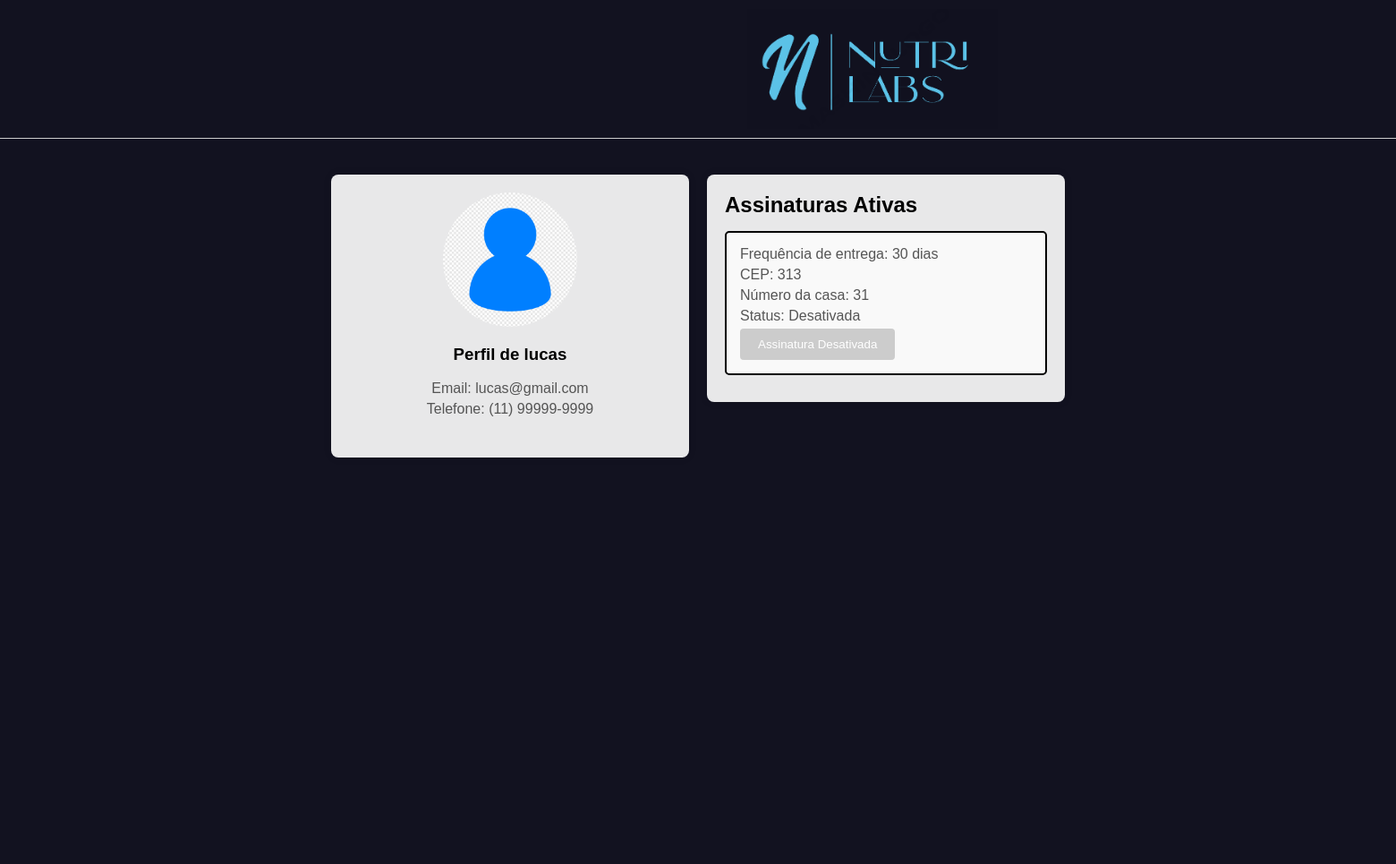
Before: /perfil (signed in) with the older database file.
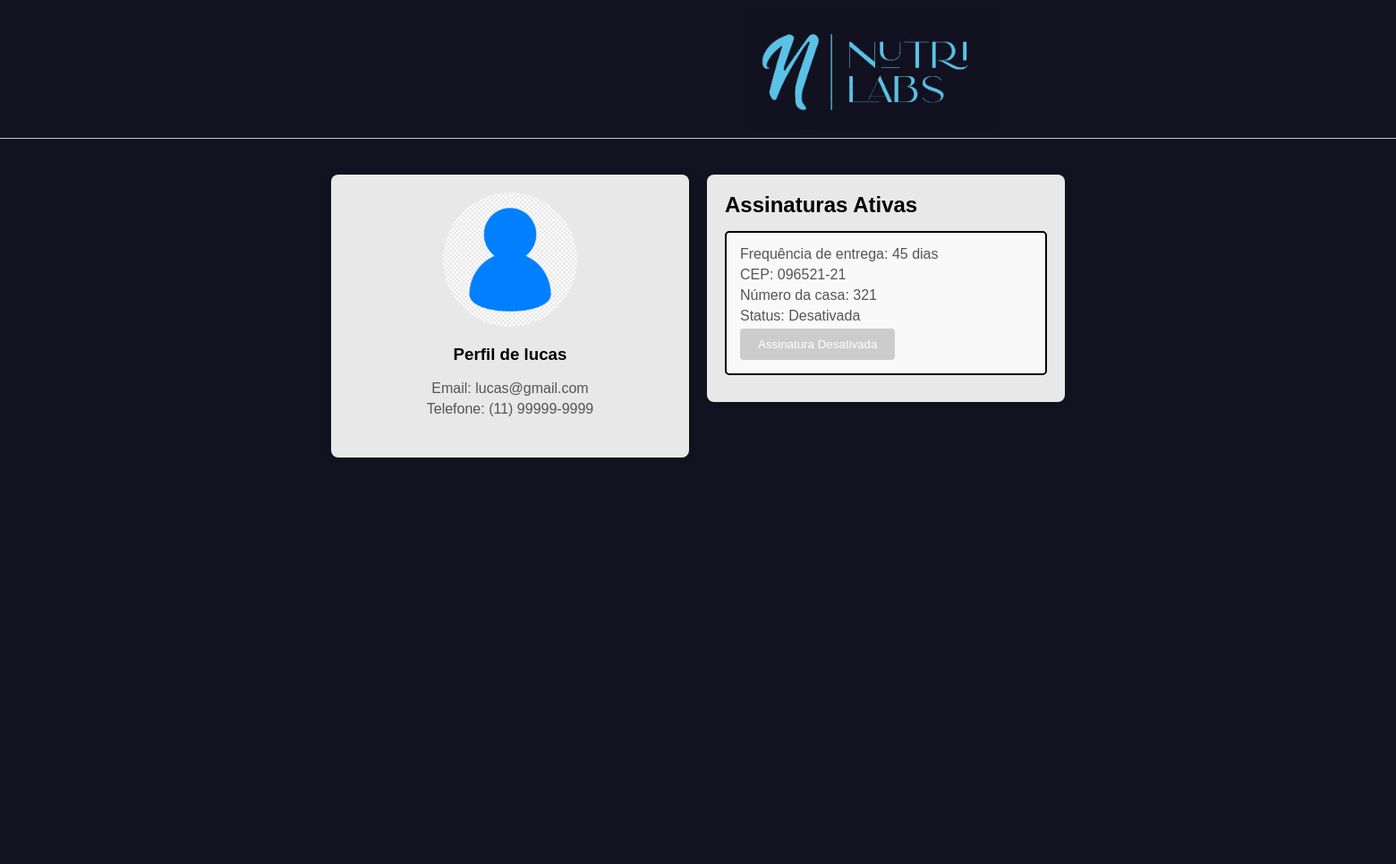
After: the same page with the newer database file.
### app.py (models this page shows)
class Subscription(db.Model):
    id = db.Column(db.Integer, primary_key=True)
    user_id = db.Column(db.Integer, db.ForeignKey('user.id'), nullable=False)
    cart_id = db.Column(db.Integer, db.ForeignKey('cart.id'), nullable=False)
    frequency_days = db.Column(db.Integer, nullable=False)
    zip_code = db.Column(db.String(20), nullable=False)
    house_number = db.Column(db.String(20), nullable=False)
    created_at = db.Column(db.DateTime, default=datetime.utcnow)
    is_active = db.Column(db.Boolean, default=True)
    user = db.relationship('User', backref=db.backref('subscriptions', lazy=True))
    cart = db.relationship('Cart', backref=db.backref('subscriptions', lazy=True))

### app.py (the view)
@app.route('/perfil')
def perfil():
    if 'user_id' not in session:
        return redirect(url_for('login'))
    user_id = session['user_id']
    user = User.query.get(user_id)
    subscriptions = Subscription.query.filter_by(user_id=user_id).all()
    return render_template('perfil.html', user=user, subscriptions=subscriptions)

### templates/perfil.html (shortened to what this page needs)
<!DOCTYPE html>
<html lang="en">
<head>
    <link rel="stylesheet" href="https://cdn.jsdelivr.net/npm/sweetalert2@11/dist/sweetalert2.min.css">
    <link rel="stylesheet" href="{{ url_for('static', filename='css/style.css') }}">
</head>
<body>
    <header>
        <a href="{{ url_for('home') }}">
            <img src="{{ url_for('static', filename='images/nutrilabs.png') }}" alt="Logo da Loja Online" id="logo">
        </a>
    </header>
    <section id="cart">
        <section id="profile">
            <div class="wrapper">
                <div class="container">
                    <div class="profile">
        <img src="{{ url_for('static', filename='images/login.png') }}" alt="Foto de Perfil" class="profile-pic">
                    <div class="profile-info">
                        <h1>Perfil de {{ user.username }}</h1>
                        <br>
                        <p>Email: {{ user.email }}</p>
                        <p>Telefone: {{ user.phone }}</p>
                    </div>
                </div>
            </div>
            <div class="container">
                <div class="subscriptions">
        <h2>Assinaturas Ativas</h2>
        {% if subscriptions %}
            {% for subscription in subscriptions %}
                <div class="subscription">
                    <p>Frequência de entrega: {{ subscription.frequency_days }} dias</p>
                    <p>CEP: {{ subscription.zip_code }}</p>
                    <p>Número da casa: {{ subscription.house_number }}</p>
                    <p>Status: {{ 'Ativa' if subscription.is_active else 'Desativada' }}</p>
                   {% if subscription.is_active %}
                        <form action="{{ url_for('deactivate_subscription', subscription_id=subscription.id) }}" method="post" style="display:inline;" onsubmit="confirmDeactivation(event, this)">
                            <button type="submit" class="deactivate-button">Desativar Assinatura</button>
                        </form>
                    {% else %}
                        <button class="deactivate-button" disabled>Assinatura Desativada</button>
                    {% endif %}
                </div>
            {% endfor %}
        {% else %}
            <p>Você não possui assinaturas ativas.</p>
        {% endif %}
    </div>
</div>
</div>
</section>
</section>
</body>
</html>

Changed rows visible on the page:
removed Subscription: frequency_days "30", zip_code "313", house_number "31", is_active "Desativada", shows "Assinatura Desativada"
added Subscription: frequency_days "45", zip_code "096521-21", house_number "321", is_active "Desativada", shows "Assinatura Desativada"
